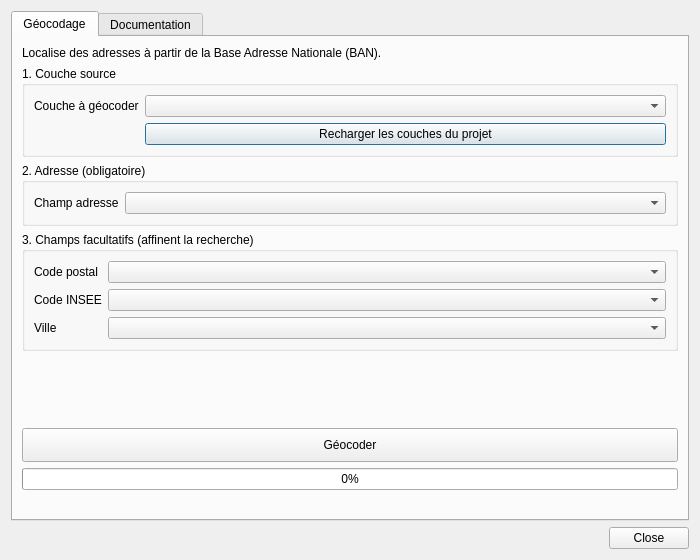
<?xml version="1.0" encoding="UTF-8"?>
<ui version="4.0">
 <class>QBanoDialogBase</class>
 <widget class="QDialog" name="QBanoDialogBase">
  <property name="geometry">
   <rect>
    <x>0</x>
    <y>0</y>
    <width>700</width>
    <height>560</height>
   </rect>
  </property>
  <property name="minimumSize">
   <size>
    <width>560</width>
    <height>480</height>
   </size>
  </property>
  <property name="windowTitle">
   <string>QBano_AGAM</string>
  </property>
  <layout class="QVBoxLayout" name="layout_principal">
   <item>
    <widget class="QTabWidget" name="_onglets">
     <property name="currentIndex">
      <number>0</number>
     </property>
     <widget class="QWidget" name="onglet_geocodage">
      <attribute name="title">
       <string>Géocodage</string>
      </attribute>
      <layout class="QVBoxLayout" name="layout_geocodage">
       <item>
        <widget class="QLabel" name="_intro">
         <property name="text">
          <string>Localise des adresses à partir de la Base Adresse Nationale (BAN).</string>
         </property>
         <property name="wordWrap">
          <bool>true</bool>
         </property>
        </widget>
       </item>
       <item>
        <widget class="QGroupBox" name="groupe_couche">
         <property name="title">
          <string>1. Couche source</string>
         </property>
         <layout class="QFormLayout" name="form_couche">
          <item row="0" column="0">
           <widget class="QLabel" name="label">
            <property name="text">
             <string>Couche à géocoder</string>
            </property>
           </widget>
          </item>
          <item row="0" column="1">
           <widget class="QComboBox" name="_listecouches">
            <property name="toolTip">
             <string>Couche vectorielle, ou table sans géométrie (CSV, Excel), ouverte dans QGIS</string>
            </property>
           </widget>
          </item>
          <item row="1" column="1">
           <widget class="QPushButton" name="_charger">
            <property name="toolTip">
             <string>Met à jour la liste si vous avez ajouté ou supprimé des couches</string>
            </property>
            <property name="text">
             <string>Recharger les couches du projet</string>
            </property>
           </widget>
          </item>
         </layout>
        </widget>
       </item>
       <item>
        <widget class="QGroupBox" name="groupe_adresse">
         <property name="title">
          <string>2. Adresse (obligatoire)</string>
         </property>
         <layout class="QFormLayout" name="form_adresse">
          <item row="0" column="0">
           <widget class="QLabel" name="label_2">
            <property name="text">
             <string>Champ adresse</string>
            </property>
           </widget>
          </item>
          <item row="0" column="1">
           <widget class="QComboBox" name="_champadresse">
            <property name="toolTip">
             <string>Colonne contenant l'adresse (de préférence complète : numéro, rue, code postal, ville)</string>
            </property>
           </widget>
          </item>
         </layout>
        </widget>
       </item>
       <item>
        <widget class="QGroupBox" name="groupe_facultatif">
         <property name="title">
          <string>3. Champs facultatifs (affinent la recherche)</string>
         </property>
         <layout class="QFormLayout" name="form_facultatif">
          <item row="0" column="0">
           <widget class="QLabel" name="label_3">
            <property name="text">
             <string>Code postal</string>
            </property>
           </widget>
          </item>
          <item row="0" column="1">
           <widget class="QComboBox" name="_champcp">
            <property name="toolTip">
             <string>Laisser vide si le code postal est déjà dans le champ adresse</string>
            </property>
           </widget>
          </item>
          <item row="1" column="0">
           <widget class="QLabel" name="label_5">
            <property name="text">
             <string>Code INSEE</string>
            </property>
           </widget>
          </item>
          <item row="1" column="1">
           <widget class="QComboBox" name="_champinsee">
            <property name="toolTip">
             <string>Code INSEE de la commune : restreint la recherche à cette commune</string>
            </property>
           </widget>
          </item>
          <item row="2" column="0">
           <widget class="QLabel" name="label_4">
            <property name="text">
             <string>Ville</string>
            </property>
           </widget>
          </item>
          <item row="2" column="1">
           <widget class="QComboBox" name="_champville">
            <property name="toolTip">
             <string>Laisser vide si la ville est déjà dans le champ adresse</string>
            </property>
           </widget>
          </item>
         </layout>
        </widget>
       </item>
       <item>
        <spacer name="espace">
         <property name="orientation">
          <enum>Qt::Vertical</enum>
         </property>
         <property name="sizeHint" stdset="0">
          <size>
           <width>20</width>
           <height>10</height>
          </size>
         </property>
        </spacer>
       </item>
       <item>
        <widget class="QPushButton" name="_geocoder">
         <property name="minimumSize">
          <size>
           <width>0</width>
           <height>34</height>
          </size>
         </property>
         <property name="toolTip">
          <string>Lance le géocodage et ajoute une couche de points temporaire au projet</string>
         </property>
         <property name="text">
          <string>Géocoder</string>
         </property>
        </widget>
       </item>
       <item>
        <widget class="QProgressBar" name="_progression">
         <property name="value">
          <number>0</number>
         </property>
        </widget>
       </item>
       <item>
        <widget class="QLabel" name="_statut">
         <property name="text">
          <string/>
         </property>
         <property name="wordWrap">
          <bool>true</bool>
         </property>
        </widget>
       </item>
      </layout>
     </widget>
     <widget class="QWidget" name="onglet_documentation">
      <attribute name="title">
       <string>Documentation</string>
      </attribute>
      <layout class="QVBoxLayout" name="layout_documentation">
       <item>
        <widget class="QTextBrowser" name="_documentation">
         <property name="openExternalLinks">
          <bool>true</bool>
         </property>
        </widget>
       </item>
      </layout>
     </widget>
    </widget>
   </item>
   <item>
    <widget class="QDialogButtonBox" name="button_box">
     <property name="orientation">
      <enum>Qt::Horizontal</enum>
     </property>
     <property name="standardButtons">
      <set>QDialogButtonBox::Close</set>
     </property>
    </widget>
   </item>
  </layout>
 </widget>
 <resources/>
 <connections>
  <connection>
   <sender>button_box</sender>
   <signal>accepted()</signal>
   <receiver>QBanoDialogBase</receiver>
   <slot>accept()</slot>
  </connection>
  <connection>
   <sender>button_box</sender>
   <signal>rejected()</signal>
   <receiver>QBanoDialogBase</receiver>
   <slot>reject()</slot>
  </connection>
 </connections>
</ui>
